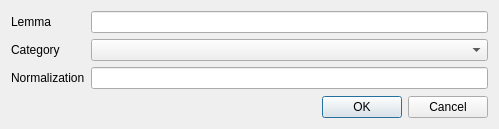
<!--
*    Copyright 2002-2013 CEA LIST
* 
*    This file is part of LIMA.
* 
*    LIMA is free software: you can redistribute it and/or modify
*    it under the terms of the GNU Affero General Public License as published by
*    the Free Software Foundation, either version 3 of the License, or
*    (at your option) any later version.
* 
*    LIMA is distributed in the hope that it will be useful,
*    but WITHOUT ANY WARRANTY; without even the implied warranty of
*    MERCHANTABILITY or FITNESS FOR A PARTICULAR PURPOSE.  See the
*    GNU Affero General Public License for more details.
* 
*    You should have received a copy of the GNU Affero General Public License
  *    along with LIMA.  If not, see <http://www.gnu.org/licenses/>
  -->
    <ui version="4.0" >
 <class>DictionnaryEntryEditDialog</class>
 <widget class="QDialog" name="DictionnaryEntryEditDialog" >
  <property name="geometry" >
   <rect>
    <x>0</x>
    <y>0</y>
    <width>499</width>
    <height>129</height>
   </rect>
  </property>
  <property name="windowTitle" >
   <string>Dictionnary entry</string>
  </property>
  <property name="modal" >
   <bool>true</bool>
  </property>
  <layout class="QVBoxLayout" name="verticalLayout" >
   <item>
    <layout class="QFormLayout" name="formLayout" >
     <property name="fieldGrowthPolicy" >
      <enum>QFormLayout::AllNonFixedFieldsGrow</enum>
     </property>
     <item row="0" column="0" >
      <widget class="QLabel" name="label" >
       <property name="text" >
        <string>Lemma</string>
       </property>
       <property name="buddy" >
        <cstring>lemmaInp</cstring>
       </property>
      </widget>
     </item>
     <item row="0" column="1" >
      <widget class="QLineEdit" name="lemmaInp" />
     </item>
     <item row="1" column="0" >
      <widget class="QLabel" name="label_2" >
       <property name="text" >
        <string>Category</string>
       </property>
       <property name="buddy" >
        <cstring>categoryCb</cstring>
       </property>
      </widget>
     </item>
     <item row="1" column="1" >
      <widget class="QComboBox" name="categoryCb" />
     </item>
     <item row="2" column="0" >
      <widget class="QLabel" name="label_3" >
       <property name="text" >
        <string>Normalization</string>
       </property>
       <property name="buddy" >
        <cstring>normalizationInp</cstring>
       </property>
      </widget>
     </item>
     <item row="2" column="1" >
      <widget class="QLineEdit" name="normalizationInp" />
     </item>
    </layout>
   </item>
   <item>
    <widget class="QDialogButtonBox" name="buttonBox" >
     <property name="orientation" >
      <enum>Qt::Horizontal</enum>
     </property>
     <property name="standardButtons" >
      <set>QDialogButtonBox::Cancel|QDialogButtonBox::Ok</set>
     </property>
    </widget>
   </item>
  </layout>
 </widget>
 <tabstops>
  <tabstop>lemmaInp</tabstop>
  <tabstop>categoryCb</tabstop>
  <tabstop>normalizationInp</tabstop>
  <tabstop>buttonBox</tabstop>
 </tabstops>
 <resources/>
 <connections>
  <connection>
   <sender>buttonBox</sender>
   <signal>accepted()</signal>
   <receiver>DictionnaryEntryEditDialog</receiver>
   <slot>accept()</slot>
   <hints>
    <hint type="sourcelabel" >
     <x>222</x>
     <y>175</y>
    </hint>
    <hint type="destinationlabel" >
     <x>157</x>
     <y>190</y>
    </hint>
   </hints>
  </connection>
  <connection>
   <sender>buttonBox</sender>
   <signal>rejected()</signal>
   <receiver>DictionnaryEntryEditDialog</receiver>
   <slot>reject()</slot>
   <hints>
    <hint type="sourcelabel" >
     <x>290</x>
     <y>181</y>
    </hint>
    <hint type="destinationlabel" >
     <x>286</x>
     <y>190</y>
    </hint>
   </hints>
  </connection>
 </connections>
</ui>
